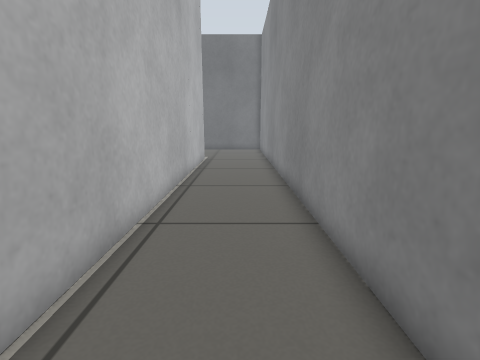
view 1 (above)

16 first-person views from a walk through a robot-simulator world made for Gazebo. The camera is 0.59 m above the floor, tilts 12° down and sees 85° across. The floor is counted in squares, 0.25 m on a side. Each view is taken from the middle of a square. On the plan, view 1 faces up. The plan holds only what a view shows up to about 17 squares ahead; the rest is blank.

view 2
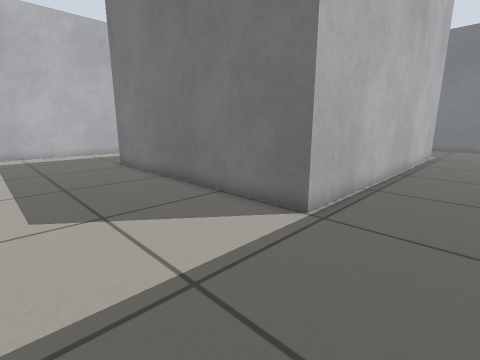

view 3
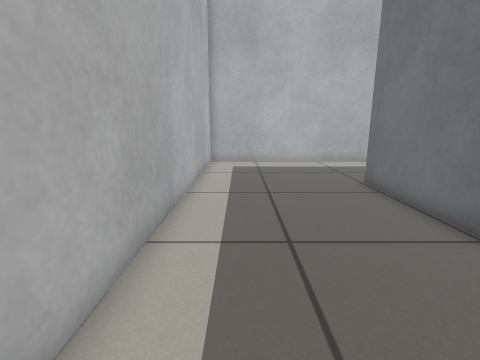

view 4
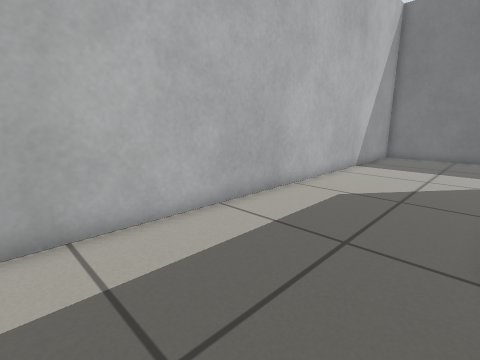

view 5
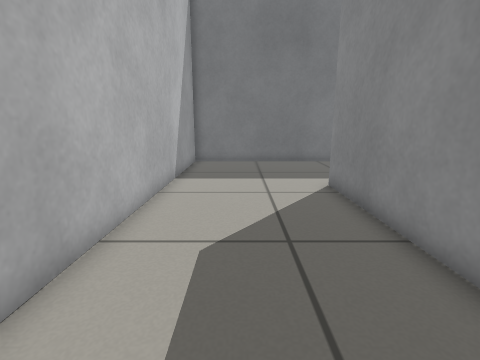

view 6
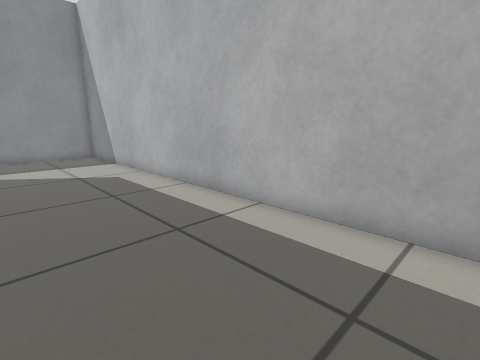

view 7
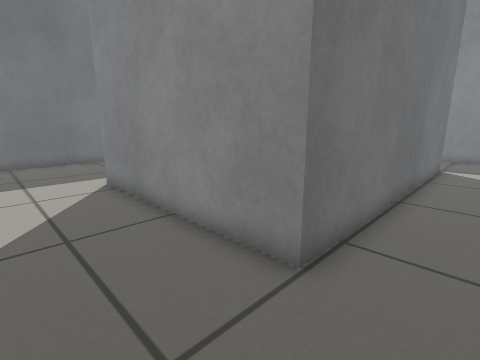

view 8
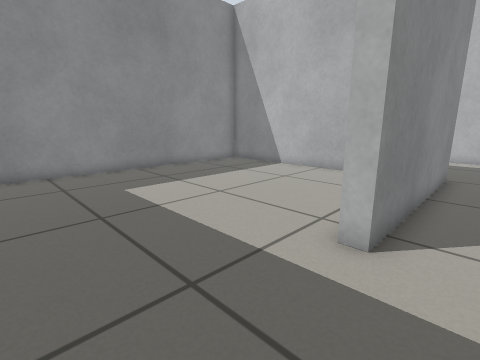

view 9
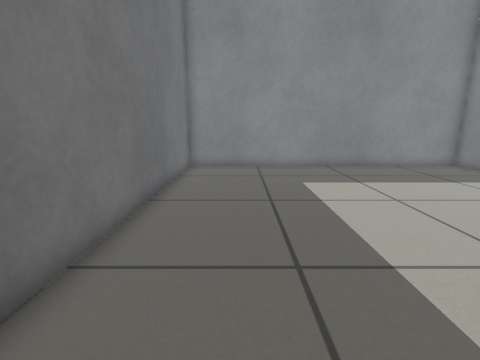

view 10
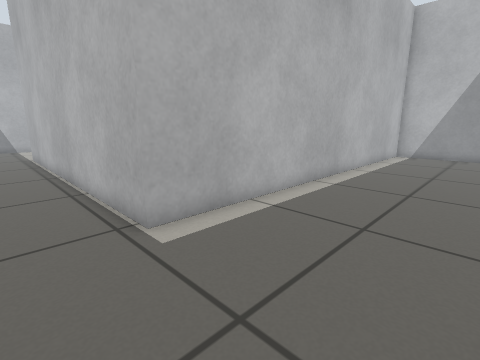

view 11
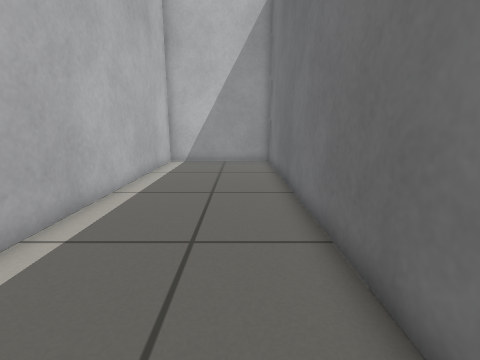

view 12
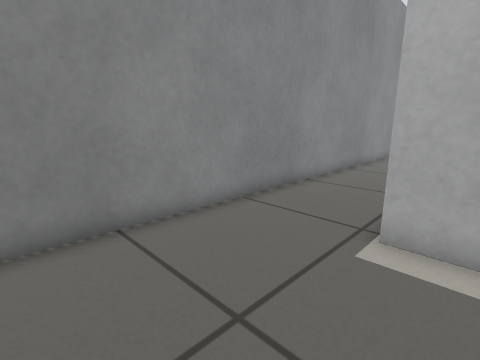

view 13
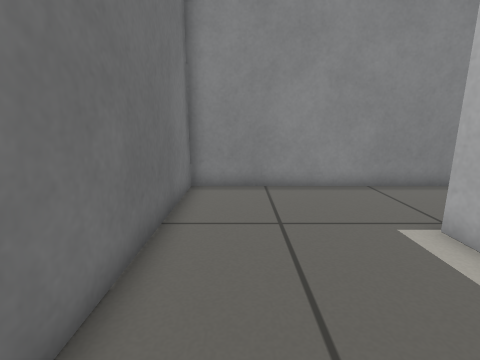

view 14
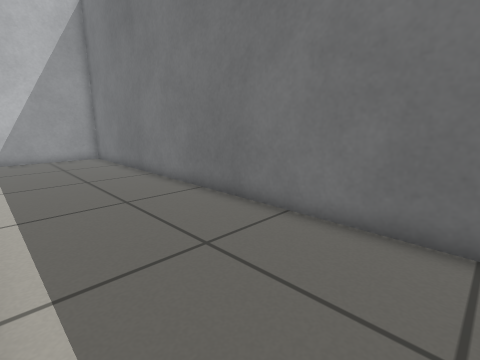

view 15
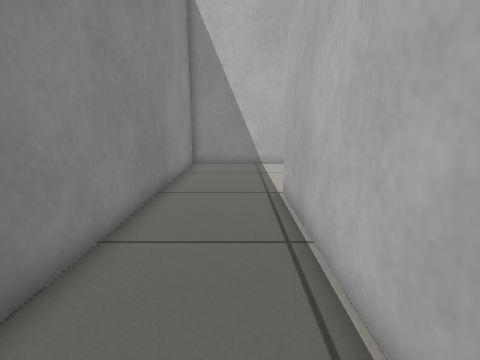

view 16
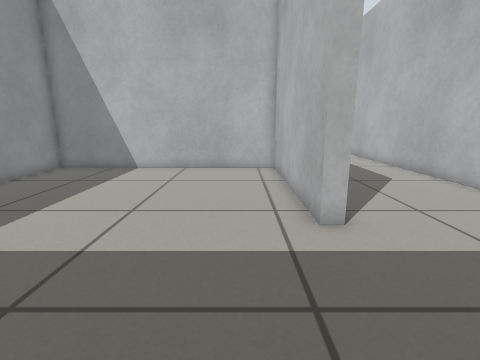

### Floor plan
Ten units are one square. View 1 is at (0, 0); x grows to the right and y downward. Boxes are objects, and circles mark ways between rooms. Rooms are numbered by the first view taken in them; rooms with no view inside come last. Other rooms are left out.
<svg viewBox="-224 -254 248 308">
<path fill="none" stroke="#000" d="M-145 -179 -219 -179 -219 49 19 49 19 -184M-25 -185 -25 -21 -155 -21 -155 -111 -149 -111M19 -184 19 -249 -219 -249 -219 -185 -25 -185M-149 -111 -149 -27 -31 -27 -31 -179 -145 -179"/>
<circle cx="0" cy="-190" r="3" fill="#2a7"/>
<circle cx="-150" cy="-145" r="3" fill="#2a7"/>
<text x="-110" y="-10">1</text>
<text x="-100" y="-220">2</text>
<text x="-90" y="-110">3</text>
</svg>
Room 1 opens to room 2. Room 1 opens to room 3.

Where each view was taken, in squares from view 1:
view 1: 0 up, 0 right, facing up
view 2: 4 down, 1 right, facing up-left
view 3: 3 down, 5 left, facing left
view 4: 3 down, 16 left, facing up-left
view 5: 1 up, 19 left, facing up
view 6: 1 up, 19 left, facing down-right
view 7: 0 up, 19 left, facing up-right
view 8: 16 up, 17 left, facing down-right
view 9: 15 up, 18 left, facing right
view 10: 24 up, 0 right, facing down-left
view 11: 23 up, 5 left, facing left
view 12: 24 up, 4 left, facing down-right
view 13: 23 up, 8 left, facing right
view 14: 19 up, 2 left, facing up-left
view 15: 11 up, 1 left, facing down
view 16: 17 up, 13 left, facing down
